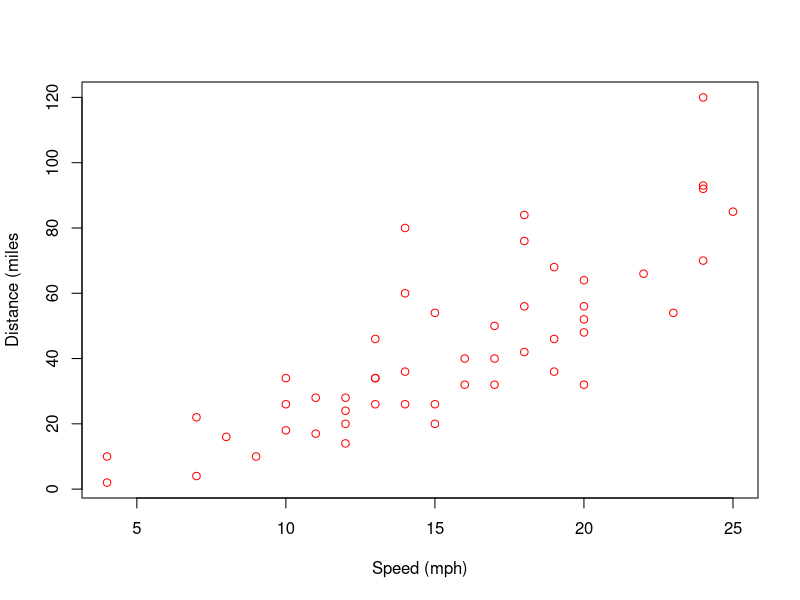

The R script that drew this image:
## ---- chunk 1
knitr::opts_chunk$set(echo = TRUE)
## ---- chunk 2
plot(cars, col = "red", xlab = "Speed (mph)", ylab = "Distance (miles")
## ---- chunk 3
library(knitr)
kable(summary(cars))
